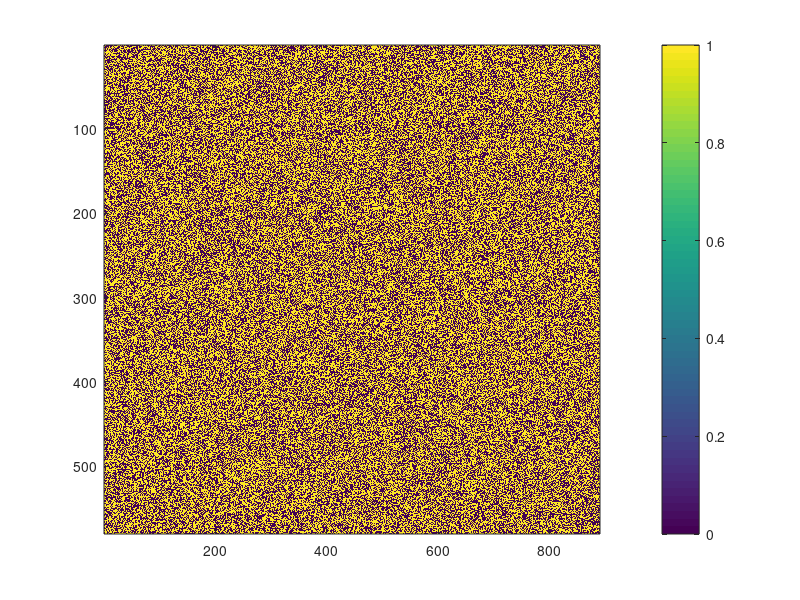

Write the MATLAB code that produced this figure.
R = 580;
C = 890;
L = 24;


coded_mask = double(rand(R,C) >= 0.5);
figure; imagesc(coded_mask); colorbar;

save('coded_mask.mat', 'coded_mask');
